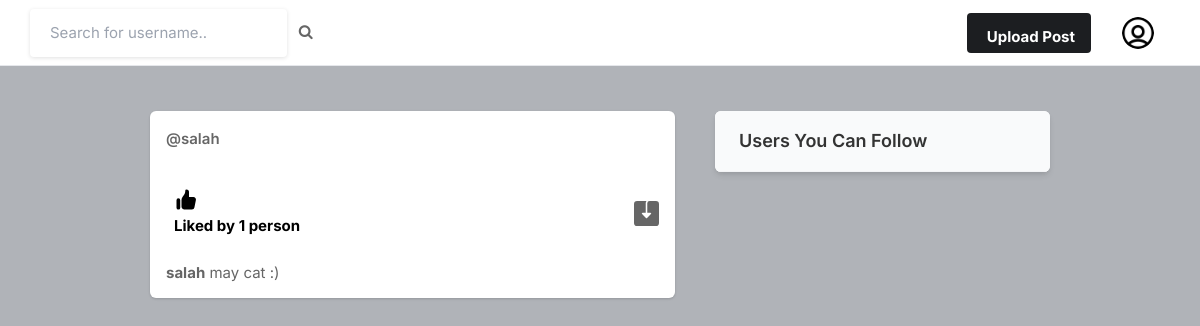
The app's page / (signed in), older data.
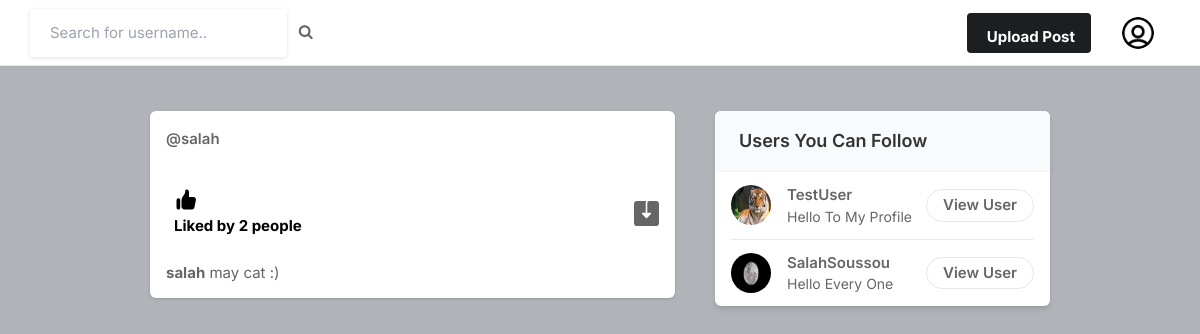
The same page, newer data.
### api/models.py (models this page shows, shortened)
class Profile(models.Model):
    user = models.ForeignKey(User, on_delete=models.CASCADE)
    id_user = models.IntegerField()
    bio = models.TextField(blank=True)
    profileimg = models.ImageField(upload_to='profile_images', default='blank-profile-picture.png')
    location = models.CharField(max_length=100, blank=True)

class Post(models.Model):
    id = models.UUIDField(primary_key=True, default=uuid.uuid4)
    user = models.CharField(max_length=100)
    image = models.ImageField(upload_to='post_images')
    caption = models.TextField()
    created_at = models.DateTimeField(default=datetime.now)
    no_of_likes = models.IntegerField(default=0)

### api/views.py (the view)
# urls.py: path('', views.index, name='index'),
@login_required(login_url='signin')
def index(request):
    user_object = User.objects.get(username=request.user.username)
    user_profile = Profile.objects.get(user=user_object)
    user_following_list = []
    feed = []
    user_following = FollowersCount.objects.filter(follower=request.user.username)
    for users in user_following:
        user_following_list.append(users.user)
    for usernames in user_following_list:
        feed_lists = Post.objects.filter(user=usernames)
        feed.append(feed_lists)
    feed_list = list(chain(*feed))
    all_users = User.objects.all()
    user_following_all = []
    for user in user_following:
        user_list = User.objects.get(username=user.user)
        user_following_all.append(user_list)
    new_suggestions_list = [x for x in list(all_users) if (x not in list(user_following_all))]
    current_user = User.objects.filter(username=request.user.username)
    final_suggestions_list = [x for x in list(new_suggestions_list) if ( x not in list(current_user))]
    random.shuffle(final_suggestions_list)
    username_profile = []
    username_profile_list = []
    for users in final_suggestions_list:
        username_profile.append(users.id)
    for ids in username_profile:
        profile_lists = Profile.objects.filter(id_user=ids)
        username_profile_list.append(profile_lists)
    suggestions_username_profile_list = list(chain(*username_profile_list))
    return render(request, 'index.html', {'user_profile': user_profile, 'posts':feed_list, 'suggestions_username_profile_list': suggestions_username_profile_list[:4]})

### templates/index.html (shortened to what this page needs)
{% load static %}
<!DOCTYPE html>
<html lang="en">
<head>
    <link rel="stylesheet" href="{% static 'assets/css/icons.css' %}">
    <link rel="stylesheet" href="{% static 'assets/css/uikit.css' %}">
    <link rel="stylesheet" href="{% static 'assets/css/style.css' %}">
    <link rel="stylesheet" href="{% static 'assets/css/tailwind.css' %}">
    <link rel="stylesheet" href="https://cdnjs.cloudflare.com/ajax/libs/font-awesome/4.7.0/css/font-awesome.min.css">
</head>
<body>
            <header>
                <div class="header_inner">
                    <form action="/search" method="POST">
                    <div class="left-side">
                            <input type="text" name="username" placeholder="Search for username..">&nbsp; &nbsp;
                            <button type="submit"><i class="fa fa-search fa-1x"></i></button>
                    </div>
                    </form>
                    <div class="right-side lg:pr-4">
                        <a href="#"
                            class="bg-pink-500 flex font-bold hidden hover:bg-pink-600 hover:text-white inline-block items-center lg:block max-h-10 mr-4 px-4 py-2 rounded shado text-white">
                              Upload Post
                        </a>
                        <a href="#">
                            <img src="{{user_profile.profileimg.url}}" class="header-avatar" alt="">
                        </a>
                    </div>
                </div>
            </header>
            <div class="container m-auto">
                <div class="lg:flex justify-center lg:space-x-10 lg:space-y-0 space-y-5">
                    <div class="space-y-5 flex-shrink-0 lg:w-7/12">
                        {% for post in posts reversed %}
                        <div class="bg-white shadow rounded-md  -mx-2 lg:mx-0">
                            <div class="flex justify-between items-center px-4 py-3">
                                <div class="flex flex-1 items-center space-x-4">
                                    <span class="block font-semibold "><a href="/profile/{{post.user}}">@{{post.user}}</a></span>
                                </div>
                              <div>
                                <a href="#"> <i class="icon-feather-more-horizontal text-2xl hover:bg-gray-200 rounded-full p-2 transition -mr-1 "></i> </a>
                              </div>
                            </div>
                            <div class="py-3 px-4 space-y-3">
                                <div class="flex space-x-4 lg:font-bold">
                                    <a href="/like-post?post_id={{post.id}}" class="flex items-center space-x-2">
                                        <div class="p-2 rounded-full text-black">
                                            {% if post.no_of_likes == 0 %}
                                            <p>No likes</p>
                                            {% elif post.no_of_likes == 1 %}
                                            <p>Liked by {{post.no_of_likes}} person</p>
                                            {% else %}
                                            <p>Liked by {{post.no_of_likes}} people</p>
                                            {% endif %}
                                        </div>
                                    </a>
                                    <a href="{{post.image.url}}" class="flex items-center space-x-2 flex-1 justify-end" download>
                                    </a>
                                </div>
                                <p>
                                    <a href="/profile/{{post.user}}"><strong>{{post.user}}</strong></a> {{post.caption}}
                                </p>
                            </div>
                        </div>
                        {% endfor %}
                    </div>
                    <div class="lg:w-5/12">
                        <div class="bg-white  shadow-md rounded-md overflow-hidden">
                            <div class="bg-gray-50  border-b border-gray-100 flex items-baseline justify-between py-4 px-6 ">
                                <h2 class="font-semibold text-lg">Users You Can Follow</h2>
                            </div>
                            <div class="divide-gray-300 divide-gray-50 divide-opacity-50 divide-y px-4 ">
                                {% for suggestion in suggestions_username_profile_list %}
                                <div class="flex items-center justify-between py-3">
                                    <div class="flex flex-1 items-center space-x-4">
                                        <a href="/profile/{{suggestion.user}}">
                                            <img src="{{suggestion.profileimg.url}}" class="bg-gray-200 rounded-full w-10 h-10">
                                        </a>
                                        <div class="flex flex-col">
                                            <span class="block capitalize font-semibold"> {{suggestion.user}} </span>
                                            <span class="block capitalize text-sm"> {{suggestion.bio}} </span>
                                        </div>
                                    </div>
                                    <a href="/profile/{{suggestion.user}}" class="border border-gray-200 font-semibold px-4 py-1 rounded-full hover:bg-pink-600 hover:text-white hover:border-pink-600 "> View User </a>
                                </div>
                                {% endfor %}
                            </div>
                        </div>
                    </div>
                </div>
            </div>
</body>
</html>

### static/assets/css/style.css (style rules this page uses)
body { background-color: #B0B3B8!important; }
button { vertical-align: middle; }
input { height: 48px; line-height: 48px; padding: 0 20px; outline: none; font-size: 15px; color: #808080; max-width: 100%; width: 100%; -webkit-box-sizing: border-box; box-sizing: border-box; display: block; font-weight: 400; opacity: 1; border-radius: 4px; border: none; -webkit-box-shadow: 0 1px 4px 0px rgba(0, 0, 0, 0.12); box-shadow: 0 1px 4px 0px rgba(0, 0, 0, 0.12); }
input[type="text"], input[type="password"], input[type="email"], input[type="number"] { height: 48px; line-height: 48px; padding: 0 20px; outline: none; font-size: 15px; color: #808080; max-width: 100%; width: 100%; -webkit-box-sizing: border-box; box-sizing: border-box; display: block; font-weight: 400; opacity: 1; border-radius: 4px; border: none; -webkit-box-shadow: 0 1px 4px 0px rgba(0, 0, 0, 0.12); box-shadow: 0 1px 4px 0px rgba(0, 0, 0, 0.12); }
input { -webkit-transition: all 0.1s ease-in-out; transition: all 0.1s ease-in-out; }
::placeholder { color: #808080; opacity: 1; }
button { border: none; margin: 0; padding: 0; width: auto; overflow: visible; background: transparent; color: inherit; font: inherit; line-height: normal; cursor: pointer; }
a { color: #be185d; -webkit-transition: 0.3s; transition: 0.3s; outline: none !important; }
button { outline: none !important; }
img { max-width: 100%; }
body { color: #666; font-size: 15px; line-height: 27px; background-color: #f0f2f5; font-family: "Inter", sans-serif; text-transform: none; }
body p { font-size: 15px; line-height: 27px; }
h1, h2, h3, h4, h5, h6 { font-family: "Inter", sans-serif; text-transform: none; }
input[type="text"], input[type="password"], input[type="email"] { font-family: "Inter", sans-serif; text-transform: none; }
button, body .pac-container { font-family: "Inter", sans-serif; text-transform: none; }
h1, h2, h3, h4, h5, h6 { color: #333; font-weight: 500; margin: 0; padding: 0; }
h2 { font-size: 26px; }
b, strong { font-weight: 700 !important; }
@media (min-width: 1024px) { .container { max-width: 900px !important; padding-top: 45px; } }
header { background-color: #fff; left: 0; right: 0; top: 0; z-index: 99; height: 66px; display: -webkit-box; display: -ms-flexbox; display: flex; -webkit-box-align: center; -ms-flex-align: center; align-items: center; border-bottom: 1px solid #e5e7eb; }
header .header_inner { display: -webkit-box; display: -ms-flexbox; display: flex; -webkit-box-align: center; -ms-flex-align: center; align-items: center; max-width: 1090px; margin: auto; width: 100%; max-width: 100% !important; padding: 0 30px; }
header .header_inner .left-side { display: -webkit-box; display: -ms-flexbox; display: flex; -webkit-box-align: center; -ms-flex-align: center; align-items: center; }
header .header_inner .right-side { display: -webkit-box; display: -ms-flexbox; display: flex; -webkit-box-align: center; -ms-flex-align: center; align-items: center; -webkit-box-pack: end; -ms-flex-pack: end; justify-content: flex-end; margin-left: auto; }
header .header_inner .right-side .header-avatar { width: 32px; height: 32px; border-radius: 100%; margin-left: 15px; }

Row changes from the older to the newer data that the page shows:
changed Post "salah": no_of_likes "1" → "2"; no_of_likes "person" → "people"
added Profile: profileimg (picture), user "TestUser", bio "Hello To My Profile"
added Profile: profileimg (picture), user "SalahSoussou", bio "Hello Every One"
